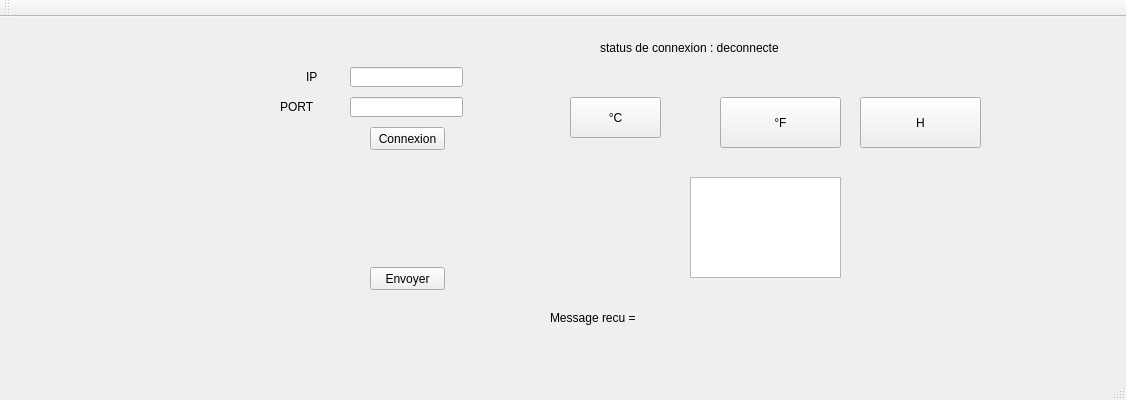
<?xml version="1.0" encoding="UTF-8"?>
<ui version="4.0">
 <class>InitiationQtClass</class>
 <widget class="QMainWindow" name="InitiationQtClass">
  <property name="geometry">
   <rect>
    <x>0</x>
    <y>0</y>
    <width>1126</width>
    <height>400</height>
   </rect>
  </property>
  <property name="windowTitle">
   <string>InitiationQt</string>
  </property>
  <widget class="QWidget" name="centralWidget">
   <widget class="QLabel" name="label">
    <property name="geometry">
     <rect>
      <x>320</x>
      <y>230</y>
      <width>131</width>
      <height>81</height>
     </rect>
    </property>
    <property name="text">
     <string/>
    </property>
   </widget>
   <widget class="QLabel" name="label_3">
    <property name="geometry">
     <rect>
      <x>306</x>
      <y>50</y>
      <width>41</width>
      <height>20</height>
     </rect>
    </property>
    <property name="text">
     <string>IP</string>
    </property>
   </widget>
   <widget class="QLabel" name="label_4">
    <property name="geometry">
     <rect>
      <x>280</x>
      <y>80</y>
      <width>71</width>
      <height>20</height>
     </rect>
    </property>
    <property name="text">
     <string>PORT</string>
    </property>
   </widget>
   <widget class="QLineEdit" name="IPLineEdit">
    <property name="geometry">
     <rect>
      <x>350</x>
      <y>50</y>
      <width>113</width>
      <height>20</height>
     </rect>
    </property>
   </widget>
   <widget class="QLineEdit" name="portLineEdit">
    <property name="geometry">
     <rect>
      <x>350</x>
      <y>80</y>
      <width>113</width>
      <height>20</height>
     </rect>
    </property>
   </widget>
   <widget class="QPushButton" name="pushButton_2">
    <property name="geometry">
     <rect>
      <x>370</x>
      <y>110</y>
      <width>75</width>
      <height>23</height>
     </rect>
    </property>
    <property name="text">
     <string>Connexion</string>
    </property>
   </widget>
   <widget class="QLabel" name="connectionStatusLabel">
    <property name="geometry">
     <rect>
      <x>600</x>
      <y>10</y>
      <width>451</width>
      <height>41</height>
     </rect>
    </property>
    <property name="text">
     <string>status de connexion : deconnecte</string>
    </property>
   </widget>
   <widget class="QPushButton" name="pushButton_4">
    <property name="geometry">
     <rect>
      <x>370</x>
      <y>250</y>
      <width>75</width>
      <height>23</height>
     </rect>
    </property>
    <property name="text">
     <string>Envoyer</string>
    </property>
   </widget>
   <widget class="QLabel" name="MessageEditLine">
    <property name="geometry">
     <rect>
      <x>610</x>
      <y>160</y>
      <width>391</width>
      <height>171</height>
     </rect>
    </property>
    <property name="text">
     <string/>
    </property>
   </widget>
   <widget class="QPlainTextEdit" name="plainTextEdit">
    <property name="geometry">
     <rect>
      <x>690</x>
      <y>160</y>
      <width>151</width>
      <height>101</height>
     </rect>
    </property>
   </widget>
   <widget class="QLabel" name="connectionStatusLabel1">
    <property name="geometry">
     <rect>
      <x>550</x>
      <y>280</y>
      <width>451</width>
      <height>41</height>
     </rect>
    </property>
    <property name="text">
     <string>Message recu =</string>
    </property>
   </widget>
   <widget class="QPushButton" name="far">
    <property name="geometry">
     <rect>
      <x>720</x>
      <y>80</y>
      <width>121</width>
      <height>51</height>
     </rect>
    </property>
    <property name="text">
     <string>°F</string>
    </property>
   </widget>
   <widget class="QPushButton" name="hr">
    <property name="geometry">
     <rect>
      <x>860</x>
      <y>80</y>
      <width>121</width>
      <height>51</height>
     </rect>
    </property>
    <property name="text">
     <string>H</string>
    </property>
   </widget>
   <widget class="QPushButton" name="cel">
    <property name="geometry">
     <rect>
      <x>570</x>
      <y>80</y>
      <width>91</width>
      <height>41</height>
     </rect>
    </property>
    <property name="text">
     <string>°C</string>
    </property>
   </widget>
  </widget>
  <widget class="QMenuBar" name="menuBar">
   <property name="geometry">
    <rect>
     <x>0</x>
     <y>0</y>
     <width>1126</width>
     <height>21</height>
    </rect>
   </property>
  </widget>
  <widget class="QToolBar" name="mainToolBar">
   <attribute name="toolBarArea">
    <enum>TopToolBarArea</enum>
   </attribute>
   <attribute name="toolBarBreak">
    <bool>false</bool>
   </attribute>
  </widget>
  <widget class="QStatusBar" name="statusBar"/>
 </widget>
 <layoutdefault spacing="6" margin="11"/>
 <resources>
  <include location="InitiationQt.qrc"/>
 </resources>
 <connections>
  <connection>
   <sender>pushButton_2</sender>
   <signal>clicked()</signal>
   <receiver>InitiationQtClass</receiver>
   <slot>onConnectButtonClicked()</slot>
   <hints>
    <hint type="sourcelabel">
     <x>407</x>
     <y>154</y>
    </hint>
    <hint type="destinationlabel">
     <x>299</x>
     <y>199</y>
    </hint>
   </hints>
  </connection>
  <connection>
   <sender>pushButton_4</sender>
   <signal>clicked()</signal>
   <receiver>InitiationQtClass</receiver>
   <slot>onSendMessageButtonClicked()</slot>
   <hints>
    <hint type="sourcelabel">
     <x>397</x>
     <y>194</y>
    </hint>
    <hint type="destinationlabel">
     <x>562</x>
     <y>199</y>
    </hint>
   </hints>
  </connection>
  <connection>
   <sender>cel</sender>
   <signal>clicked()</signal>
   <receiver>InitiationQtClass</receiver>
   <slot>EnvoiCel()</slot>
   <hints>
    <hint type="sourcelabel">
     <x>615</x>
     <y>133</y>
    </hint>
    <hint type="destinationlabel">
     <x>562</x>
     <y>199</y>
    </hint>
   </hints>
  </connection>
  <connection>
   <sender>far</sender>
   <signal>clicked()</signal>
   <receiver>InitiationQtClass</receiver>
   <slot>EnvoiFar()</slot>
   <hints>
    <hint type="sourcelabel">
     <x>780</x>
     <y>138</y>
    </hint>
    <hint type="destinationlabel">
     <x>562</x>
     <y>199</y>
    </hint>
   </hints>
  </connection>
  <connection>
   <sender>hr</sender>
   <signal>clicked()</signal>
   <receiver>InitiationQtClass</receiver>
   <slot>EnvoiHyg()</slot>
   <hints>
    <hint type="sourcelabel">
     <x>920</x>
     <y>138</y>
    </hint>
    <hint type="destinationlabel">
     <x>562</x>
     <y>199</y>
    </hint>
   </hints>
  </connection>
 </connections>
 <slots>
  <slot>onDisplayMessageButtonClicked()</slot>
  <slot>onConnectButtonClicked()</slot>
  <slot>onSendMessageButtonClicked()</slot>
  <slot>onServerNewConnection()</slot>
  <slot>EnvoiCel()</slot>
  <slot>EnvoiFar()</slot>
  <slot>EnvoiHyg()</slot>
 </slots>
</ui>
